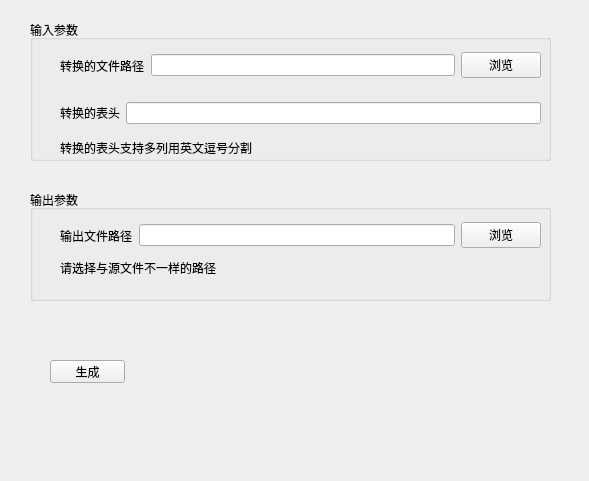
<?xml version="1.0" encoding="UTF-8"?>
<ui version="4.0">
 <class>Form</class>
 <widget class="QWidget" name="Form">
  <property name="geometry">
   <rect>
    <x>0</x>
    <y>0</y>
    <width>589</width>
    <height>481</height>
   </rect>
  </property>
  <property name="windowTitle">
   <string>Form</string>
  </property>
  <widget class="QGroupBox" name="groupBox">
   <property name="geometry">
    <rect>
     <x>30</x>
     <y>20</y>
     <width>521</width>
     <height>141</height>
    </rect>
   </property>
   <property name="title">
    <string>输入参数</string>
   </property>
   <widget class="QWidget" name="layoutWidget">
    <property name="geometry">
     <rect>
      <x>30</x>
      <y>30</y>
      <width>481</width>
      <height>31</height>
     </rect>
    </property>
    <layout class="QHBoxLayout" name="horizontalLayout">
     <item>
      <widget class="QLabel" name="label">
       <property name="text">
        <string>转换的文件路径</string>
       </property>
      </widget>
     </item>
     <item>
      <widget class="QLineEdit" name="SRlineEdit"/>
     </item>
     <item>
      <widget class="QPushButton" name="SRButton">
       <property name="text">
        <string>浏览</string>
       </property>
      </widget>
     </item>
    </layout>
   </widget>
   <widget class="QWidget" name="layoutWidget">
    <property name="geometry">
     <rect>
      <x>30</x>
      <y>80</y>
      <width>481</width>
      <height>26</height>
     </rect>
    </property>
    <layout class="QHBoxLayout" name="horizontalLayout_3">
     <item>
      <widget class="QLabel" name="label_3">
       <property name="text">
        <string>转换的表头</string>
       </property>
      </widget>
     </item>
     <item>
      <widget class="QLineEdit" name="LSlineEdit"/>
     </item>
    </layout>
   </widget>
   <widget class="QLabel" name="label_4">
    <property name="geometry">
     <rect>
      <x>30</x>
      <y>120</y>
      <width>391</width>
      <height>16</height>
     </rect>
    </property>
    <property name="text">
     <string>转换的表头支持多列用英文逗号分割</string>
    </property>
   </widget>
  </widget>
  <widget class="QGroupBox" name="groupBox_2">
   <property name="geometry">
    <rect>
     <x>30</x>
     <y>190</y>
     <width>521</width>
     <height>111</height>
    </rect>
   </property>
   <property name="title">
    <string>输出参数</string>
   </property>
   <widget class="QWidget" name="layoutWidget">
    <property name="geometry">
     <rect>
      <x>30</x>
      <y>30</y>
      <width>481</width>
      <height>31</height>
     </rect>
    </property>
    <layout class="QHBoxLayout" name="horizontalLayout_2">
     <item>
      <widget class="QLabel" name="label_2">
       <property name="text">
        <string>输出文件路径</string>
       </property>
      </widget>
     </item>
     <item>
      <widget class="QLineEdit" name="SClineEdit"/>
     </item>
     <item>
      <widget class="QPushButton" name="SCButton">
       <property name="text">
        <string>浏览</string>
       </property>
      </widget>
     </item>
    </layout>
   </widget>
   <widget class="QLabel" name="label_5">
    <property name="geometry">
     <rect>
      <x>30</x>
      <y>70</y>
      <width>421</width>
      <height>16</height>
     </rect>
    </property>
    <property name="text">
     <string>请选择与源文件不一样的路径</string>
    </property>
   </widget>
  </widget>
  <widget class="QPushButton" name="CreateButton">
   <property name="geometry">
    <rect>
     <x>50</x>
     <y>360</y>
     <width>75</width>
     <height>23</height>
    </rect>
   </property>
   <property name="text">
    <string>生成</string>
   </property>
  </widget>
 </widget>
 <resources/>
 <connections/>
</ui>
